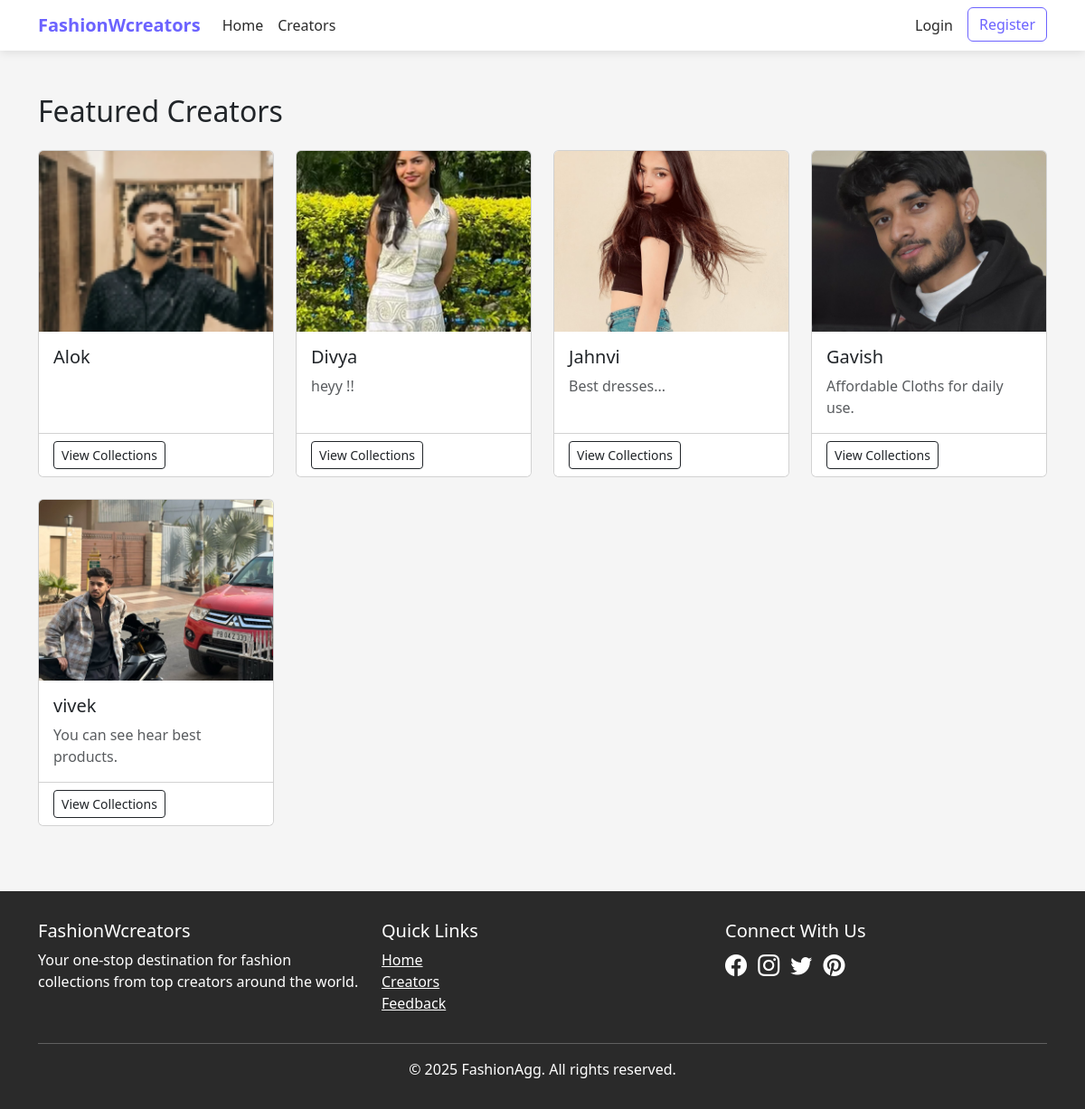
Screenshot of /creators/ with the database file from the repository.
### aggregator/models.py (models this page shows, shortened)
class User(AbstractUser):
    CREATOR = 'creator'
    BUYER = 'buyer'
    ROLE_CHOICES = [
        (CREATOR, 'Creator'),
        (BUYER, 'Buyer'),
    ]
    role = models.CharField(max_length=10, choices=ROLE_CHOICES, default=BUYER)
    bio = models.TextField(blank=True)
    website = models.URLField(blank=True)
    profile_pic = models.ImageField(upload_to='profile_pics', blank=True)
    class Meta:
        app_label = 'aggregator'

### aggregator/views.py (the view)
# urls.py: path('creators/', views.creator_list, name='creator_list'),
def creator_list(request):
    creators = User.objects.filter(role=User.CREATOR).order_by('-date_joined')
    return render(request, 'aggregator/creator_list.html', {'creators': creators})

### aggregator/templates/aggregator/creator_list.html
{% extends 'base.html' %}
{% block content %}
<div class="container my-5">
    <h2 class="mb-4">Featured Creators</h2>
    <div class="row">
        {% for creator in creators %}
        <div class="col-md-3 mb-4">
            <div class="card h-100">
                {% if creator.profile_pic %}
                <img src="{{ creator.profile_pic.url }}" class="card-img-top" alt="{{ creator.username }}" style="height: 200px; object-fit: cover;">
                {% else %}
                <div class="bg-light d-flex align-items-center justify-content-center" style="height: 200px;">
                    <i class="bi bi-person-circle" style="font-size: 5rem;"></i>
                </div>
                {% endif %}
                <div class="card-body">
                    <h5 class="card-title">{{ creator.username }}</h5>
                    <p class="card-text text-muted">{{ creator.bio|truncatechars:50 }}</p>
                </div>
                <div class="card-footer bg-white">
                    <a href="{% url 'creator_detail' creator.username %}" class="btn btn-outline-dark btn-sm">View Collections</a>
                </div>
            </div>
        </div>
        {% endfor %}
    </div>
</div>
{% endblock %}

### templates/base.html (shortened to what this page needs)
<!DOCTYPE html>
<html lang="en">
<head>
    <link href="https://cdn.jsdelivr.net/npm/bootstrap@5.3.0/dist/css/bootstrap.min.css" rel="stylesheet">
    <link rel="stylesheet" href="https://cdn.jsdelivr.net/npm/bootstrap-icons@1.10.0/font/bootstrap-icons.css">
</head>
<body>
    <nav class="navbar navbar-expand-lg navbar-light fixed-top">
        <div class="container">
            <a class="navbar-brand" href="{% url 'home' %}">FashionWcreators</a>
            <div class="collapse navbar-collapse" id="navbarNav">
                <ul class="navbar-nav me-auto">
                    <li class="nav-item">
                        <a class="nav-link" href="{% url 'home' %}">Home</a>
                    </li>
                    <li class="nav-item">
                        <a class="nav-link" href="{% url 'creator_list' %}">Creators</a>
                    </li>
                </ul>
                <ul class="navbar-nav">
                    {% if user.is_authenticated %}
                    <li class="nav-item dropdown">
                        <a class="nav-link dropdown-toggle" href="#" id="navbarDropdown" role="button" data-bs-toggle="dropdown" aria-expanded="false">
                            {% if user.profile_pic %}
                            <img src="{{ user.profile_pic.url }}" class="avatar me-1">
                            {% else %}
                            <i class="bi bi-person-circle me-1"></i>
                            {% endif %}
                            {{ user.username }}
                        </a>
                        <ul class="dropdown-menu dropdown-menu-end" aria-labelledby="navbarDropdown">
                            <li><a class="dropdown-item" href="{% url 'profile' %}">Profile</a></li>
                            {% if user.role == 'creator' %}
                            <li><a class="dropdown-item" href="{% url 'add_collection' %}">Add Collection</a></li>
                            {% endif %}
                            <li><hr class="dropdown-divider"></li>
                            <li><a class="dropdown-item" href="{% url 'logout' %}">Logout</a></li>
                        </ul>
                    </li>
                    {% else %}
                    <li class="nav-item">
                        <a class="nav-link" href="{% url 'login' %}">Login</a>
                    </li>
                    <li class="nav-item">
                        <a class="btn btn-outline-primary ms-2" href="{% url 'register' %}">Register</a>
                    </li>
                    {% endif %}
                </ul>
            </div>
        </div>
    </nav>
    <main>
        {% block content %}{% endblock %}
    </main>
    <footer class="mt-5">
        <div class="container">
            <div class="row">
                <div class="col-md-4">
                    <h5>FashionWcreators</h5>
                    <p>Your one-stop destination for fashion collections from top creators around the world.</p>
                </div>
                <div class="col-md-4">
                    <h5>Quick Links</h5>
                    <ul class="list-unstyled">
                        <li><a href="{% url 'home' %}" class="text-white">Home</a></li>
                        <li><a href="{% url 'creator_list' %}" class="text-white">Creators</a></li>
                        <li><a href="{% url 'feedback' %}" class="text-white">Feedback</a></li>
                    </ul>
                </div>
                <div class="col-md-4">
                    <h5>Connect With Us</h5>
                    <a href="#" class="text-white me-2"><i class="bi bi-facebook" style="font-size: 1.5rem;"></i></a>
                    <a href="#" class="text-white me-2"><i class="bi bi-instagram" style="font-size: 1.5rem;"></i></a>
                    <a href="#" class="text-white me-2"><i class="bi bi-twitter" style="font-size: 1.5rem;"></i></a>
                    <a href="#" class="text-white"><i class="bi bi-pinterest" style="font-size: 1.5rem;"></i></a>
                </div>
            </div>
            <hr class="bg-light">
            <div class="text-center">
                <p class="mb-0">&copy; {% now "Y" %} FashionAgg. All rights reserved.</p>
            </div>
        </div>
    </footer>
</body>
</html>

### templates/base.html (style rules this page uses)
:root { --primary-color: #6c63ff; --dark-color: #2a2a2a; --light-color: #f8f9fa; }
body { font-family: 'Segoe UI', Tahoma, Geneva, Verdana, sans-serif; padding-top: 56px; background-color: #f5f5f5; }
.navbar { box-shadow: 0 2px 10px rgba(0, 0, 0, 0.1); background-color: white !important; }
.navbar-brand { font-weight: 700; color: var(--primary-color) !important; }
.nav-link { font-weight: 500; color: var(--dark-color) !important; }
.btn-outline-primary { color: var(--primary-color); border-color: var(--primary-color); }
footer { background-color: var(--dark-color); color: white; padding: 2rem 0; margin-top: 3rem; }

### rows the page displays
User: profile_pic (picture), username "Alok"
User: profile_pic (picture), username "Divya", bio "heyy !!"
User: profile_pic (picture), username "Jahnvi", bio "Best dresses..."
User: profile_pic (picture), username "Gavish", bio "Affordable Cloths for daily use."
User: profile_pic (picture), username "vivek", bio "You can see hear best products."
